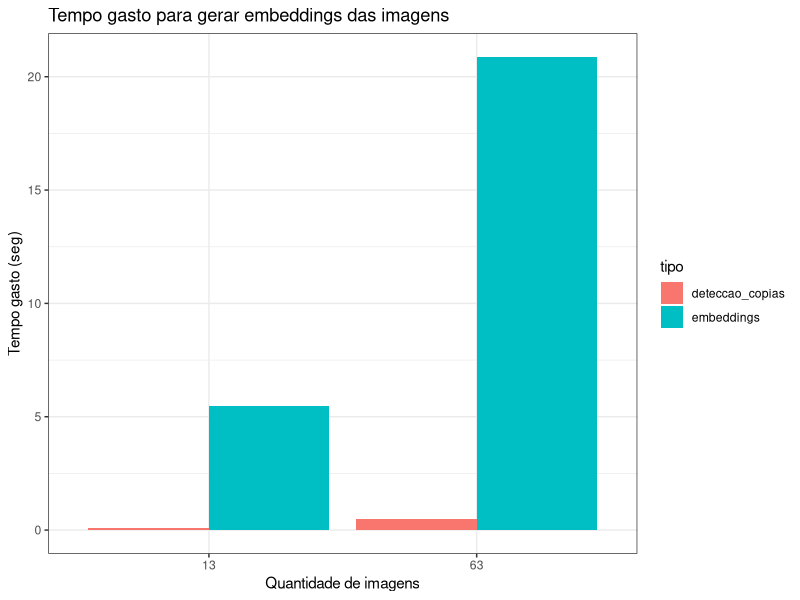
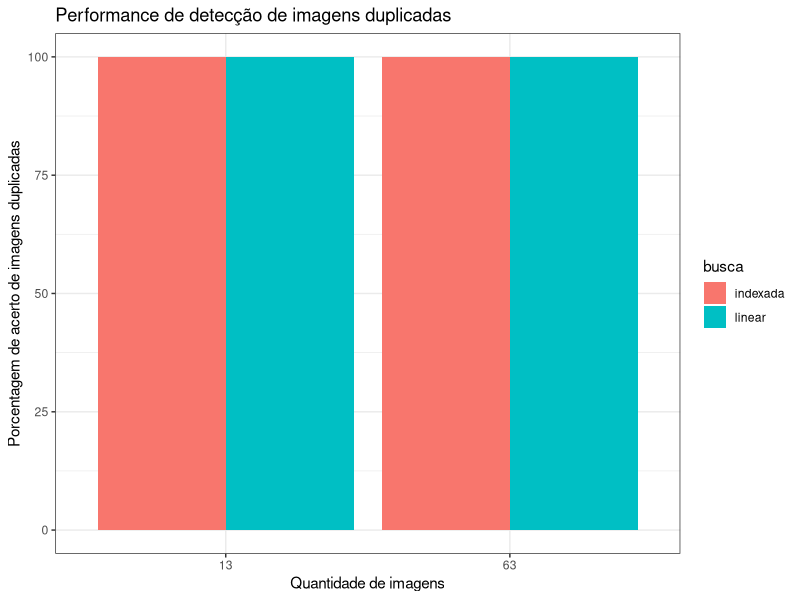
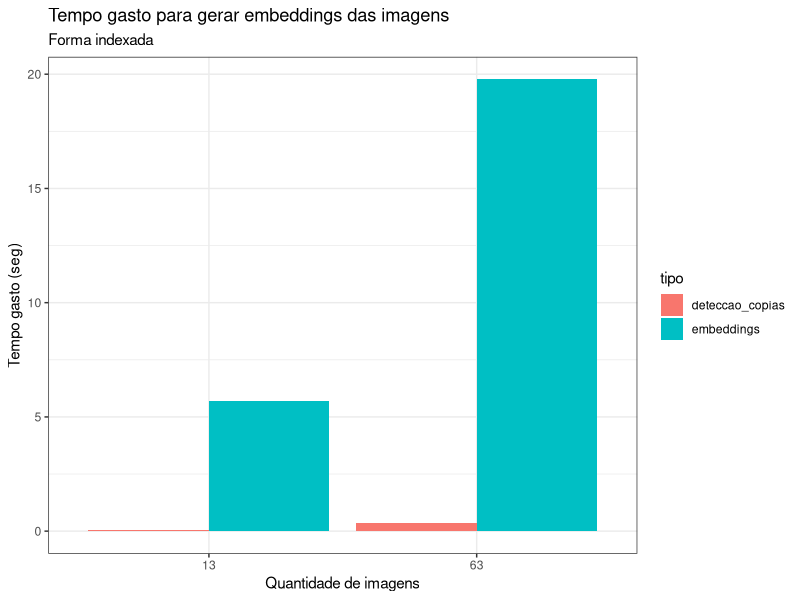
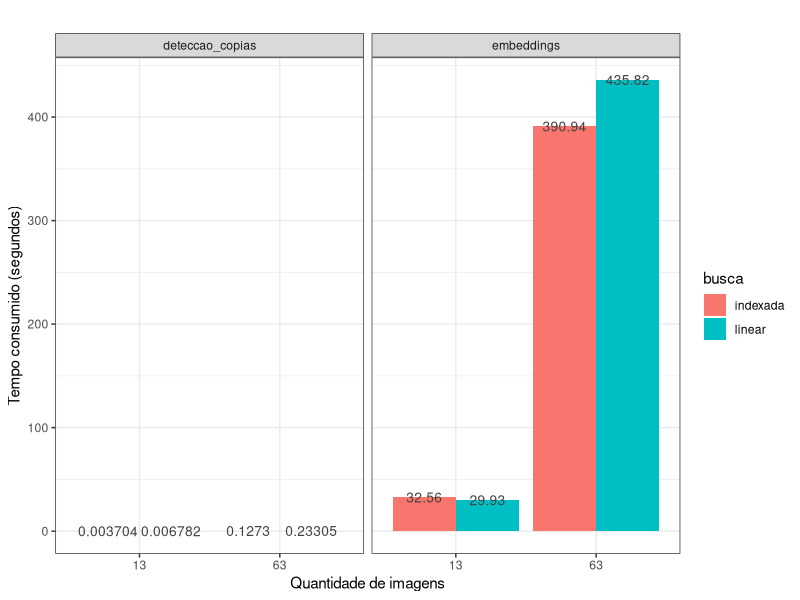
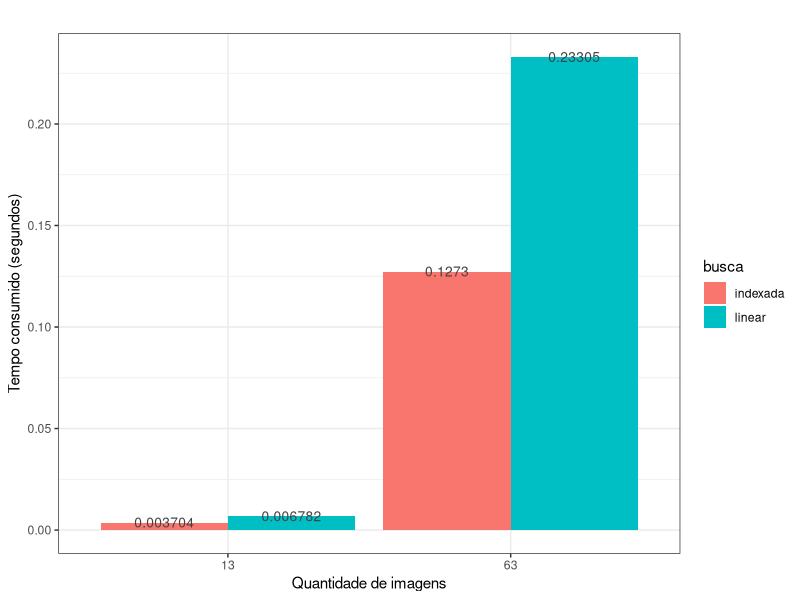

Reproduce these figures in R, in order.
## ---- chunk 1
knitr::opts_chunk$set(
  echo = FALSE,
  warning = FALSE,
  message = FALSE,
  fig.cap = '',
  fig.align = 'center',
  fig.width = 8,
  fig.height = 5
)
## ---- chunk 2
library(tidyverse)
library(here)
theme_set(theme_bw())
## ---- chunk 3
tempo_emb <- tibble::tibble(quantidade_imagens = c("13", "63"),
                        tempo_seg = c(29.93, 435.82),
                        tipo = c("embeddings", "embeddings")) %>% 
  mutate(busca = "linear")

tempo_rec <- tibble::tibble(quantidade_imagens = c("13", "63"),
                            tempo_seg = c(0.006782, 0.23305),
                            tipo = c("deteccao_copias", "deteccao_copias")) %>% 
  mutate(busca = "linear")

df <- bind_rows(tempo_emb, tempo_rec) 
## ---- chunk 4
df %>% 
  ggplot(aes(x = quantidade_imagens,
             y = sqrt(tempo_seg),
             fill = tipo)) +
  geom_col(position = position_dodge()) +
  labs(title = "Tempo gasto para gerar embeddings das imagens",
       x = "Quantidade de imagens",
       y = "Tempo gasto (seg)")
## ---- chunk 5
db_copys_linear <- tibble::tibble(quantidade_images = c("13", "63"),
                              quantidade_images_copias = c(3, 13),
                              quantidade_copy_detectadas = c(3, 13)) %>% 
  mutate(busca = "linear")

db_copys_index <- tibble::tibble(quantidade_images = c("13", "63"),
                              quantidade_images_copias = c(3, 13),
                              quantidade_copy_detectadas = c(3, 13)) %>% 
  mutate(busca = "indexada")


db_all <- bind_rows(db_copys_linear,
                    db_copys_index)
## ---- chunk 6
db_all %>% 
  ggplot(aes(x = quantidade_images,
             fill = busca,
             y = (quantidade_copy_detectadas/quantidade_images_copias)*100))  +
  geom_col(position = position_dodge()) + 
  labs(title = "Performance de detecção de imagens duplicadas",
       x = "Quantidade de imagens",
       y = "Porcentagem de acerto de imagens duplicadas")
## ---- chunk 7
tempo_emb_index <- tibble::tibble(quantidade_imagens = c("13", "63"),
                        tempo_seg = c(32.56, 390.94),
                        tipo = c("embeddings", "embeddings")) %>% 
  mutate(busca = "indexada")

tempo_rec_index <- tibble::tibble(quantidade_imagens = c("13", "63"),
                            tempo_seg = c(0.003704, 0.1273),
                            tipo = c("deteccao_copias", "deteccao_copias")) %>% 
  mutate(busca = "indexada")

df_index <- bind_rows(tempo_emb_index, tempo_rec_index)
## ---- chunk 8
df_index %>% 
  ggplot(aes(x = quantidade_imagens,
             y = sqrt(tempo_seg),
             fill = tipo)) +
  geom_col(position = position_dodge()) +
  labs(title = "Tempo gasto para gerar embeddings das imagens",
       subtitle = "Forma indexada",
       x = "Quantidade de imagens",
       y = "Tempo gasto (seg)")
## ---- chunk 9
df_all <- bind_rows(df, df_index)
## ---- chunk 10
df_all %>% 
  ggplot(aes(x = quantidade_imagens,
             y = tempo_seg,
             fill = busca,
             label = tempo_seg)) +
  geom_col(position = position_dodge()) +
  geom_text(color = "#424242", size = 3.5, position = position_dodge(width = .9)) +
  facet_grid(~tipo) +
  labs(title = "",
       x = "Quantidade de imagens",
       y = "Tempo consumido (segundos)")
#ggsave("../imgs/etapas.pdf")
## ---- chunk 11
(435.82-390.94)/435.82
## ---- chunk 12
df_all %>% 
  filter(tipo == "deteccao_copias") %>% 
  ggplot(aes(x = quantidade_imagens,
             y = tempo_seg,
             fill = busca,
             label = tempo_seg)) +
  geom_col(position = position_dodge()) +
  geom_text(color = "#424242", size = 3.5, position = position_dodge(width = .9)) +
  labs(title = "",
       x = "Quantidade de imagens",
       y = "Tempo consumido (segundos)")

#ggsave("../imgs/deteccao.pdf")
